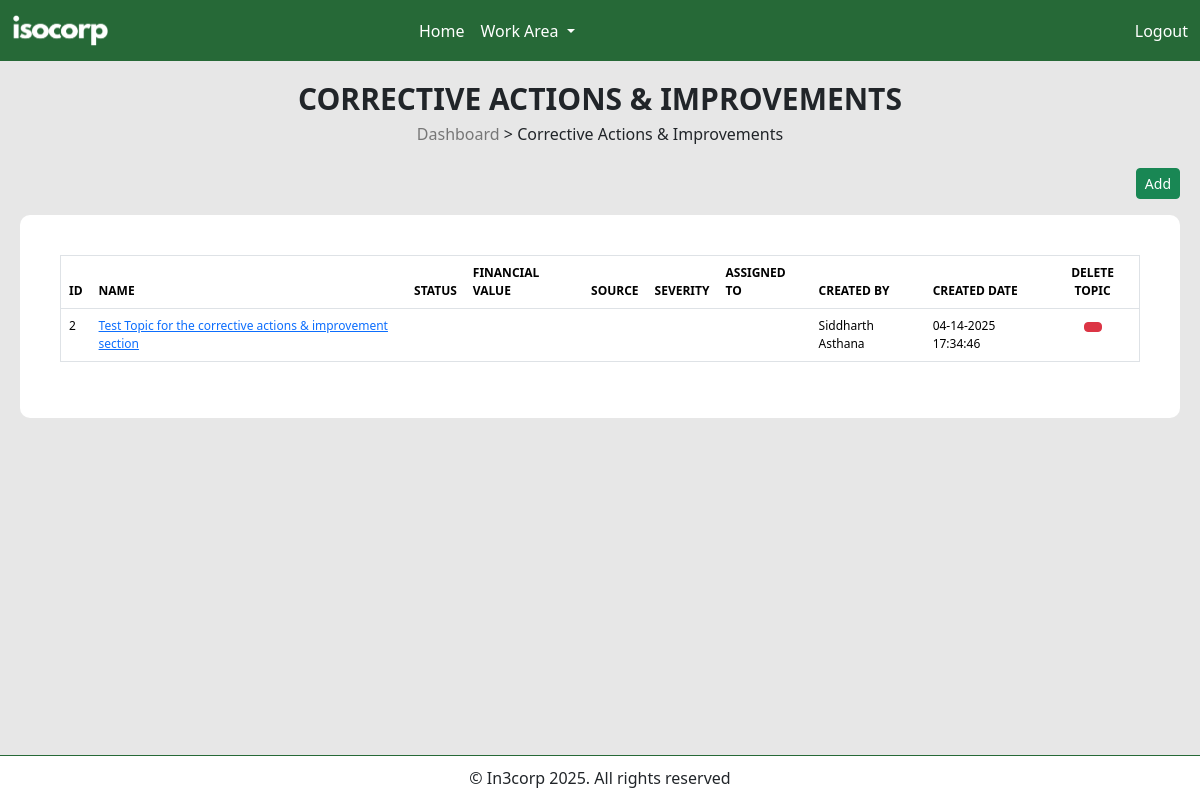
Screenshot of /corrective-actions.php with the database file from the repository.
### tables this page shows
CREATE TABLE `tblca` (
  `ca_id` int(11) NOT NULL,
  `ca_topic` varchar(255) DEFAULT NULL,
  `ca_description` blob,
  `ca_description_status` varchar(11) DEFAULT NULL,
  `ca_status` varchar(100) DEFAULT NULL,
  `ca_form_status` varchar(10) DEFAULT NULL,
  `ca_assigned_to` varchar(100) DEFAULT NULL,
  `ca_created_by` varchar(100) DEFAULT NULL,
  `ca_updated_by` varchar(100) DEFAULT NULL,
  `ca_updated_date` varchar(100) DEFAULT NULL,
  `ca_financial_value` varchar(100) DEFAULT NULL,
  `ca_source` varchar(100) DEFAULT NULL,
  `ca_severity` varchar(100) DEFAULT NULL,
  `ca_created_date` varchar(50) DEFAULT NULL
);

### corrective-actions.php (the view, shortened to what this page needs)
<?php
include 'includes/header.php';
include 'includes/navbar.php';
include 'includes/connection.php';
?>
<div class="dashboard-container">
    <div class="screen-name-container">
        <h1>CORRECTIVE ACTIONS & IMPROVEMENTS</h1>
        <h2><a href="dashboard.php">Dashboard</a> > Corrective Actions & Improvements</h2>
    </div>
    <div class="d-flex justify-content-end align-items-center mt-3 mb-3">
        <button type="button" class="btn btn-sm btn-success" data-bs-toggle="modal" data-bs-target="#caModal">
            <ion-icon name="add-outline"></ion-icon> Add
        </button>
    </div>
    <?php
    $get_query = "SELECT * FROM tblca";
    $get_res = mysqli_query($connection, $get_query);
    $get_count = mysqli_num_rows($get_res);
    if ($get_count > 0) {
    ?>
        <div class="table-container">
            <div class="table-responsive table-bordered table-striped">
                <table class="table">
                    <thead>
                        <tr>
                            <th style="font-size: 12px !important; font-weight: 600 !important;" scope="col">ID</th>
                            <th style="font-size: 12px !important; font-weight: 600 !important;" scope="col">NAME</th>
                            <th style="font-size: 12px !important; font-weight: 600 !important;" scope="col">STATUS</th>
                            <th style="font-size: 12px !important; font-weight: 600 !important;" scope="col">FINANCIAL VALUE</th>
                            <th style="font-size: 12px !important; font-weight: 600 !important;" scope="col">SOURCE</th>
                            <th style="font-size: 12px !important; font-weight: 600 !important;" scope="col">SEVERITY</th>
                            <th style="font-size: 12px !important; font-weight: 600 !important;" scope="col">ASSIGNED TO</th>
                            <th style="font-size: 12px !important; font-weight: 600 !important;" scope="col">CREATED BY</th>
                            <th style="font-size: 12px !important; font-weight: 600 !important;" scope="col">CREATED DATE</th>
                            <th style="font-size: 12px !important; font-weight: 600 !important; text-align: center;" scope="col">DELETE TOPIC</th>
                        </tr>
                    </thead>
                    <tbody>
                        <?php
                        while ($row = mysqli_fetch_assoc($get_res)) {
                            $ca_id = $row['ca_id'];
                            $ca_topic = $row['ca_topic'];
                            $ca_status = $row['ca_status'];
                            $ca_financial_value = $row['ca_financial_value'];
                            $ca_source = $row['ca_source'];
                            $ca_severity = $row['ca_severity'];
                            $ca_assigned_to = $row['ca_assigned_to'];
                            $ca_created_by = $row['ca_created_by'];
                            $ca_created_date = $row['ca_created_date'];
                        ?>
                            <tr>
                                <td style="font-size: 12px;"><?php echo $ca_id ?></td>
                                <td style="font-size: 12px;">
                                    <a href="corrective-actions-details.php?id=<?php echo $ca_id ?>"><?php echo $ca_topic ?></a>
                                </td>
                                <td style="font-size: 12px;"><?php echo $ca_status ?></td>
                                <td style="font-size: 12px;"><?php echo $ca_financial_value ?></td>
                                <td style="font-size: 12px;"><?php echo $ca_source ?></td>
                                <td style="font-size: 12px;"><?php echo $ca_severity ?></td>
                                <td style="font-size: 12px;"><?php echo $ca_assigned_to ?></td>
                                <td style="font-size: 12px;"><?php echo $ca_created_by ?></td>
                                <td style="font-size: 12px;"><?php echo $ca_created_date ?></td>
                                <td style="font-size: 12px;" class="text-center">
                                    <form action="" method="POST">
                                        <button type="submit" name="delete" class="btn btn-sm btn-danger">
                                        </button>
                                    </form>
                                </td>
                            </tr>
                        <?php } ?>
                    </tbody>
                </table>
            </div>
        </div>
    <?php } else { ?>
        <div class="alert alert-danger mt-3 mb-3 w-100" role="alert">
            No topic found.
        </div>
    <?php } ?>
</div>
<?php include 'includes/footer.php'; ?>

### assets/styles.css (style rules this page uses)
body { background-color: #e7e7e7; }
.dashboard-container { padding: 20px; }
.screen-name-container { width: 100%; display: flex; justify-content: center; align-items: center; flex-direction: column; }
.screen-name-container h1 { font-size: 30px; font-weight: 700; }
.screen-name-container h2 { font-size: 16px; }
.screen-name-container a { font-size: 16px; text-decoration: none; color: #777; }
.clause-content td, th { font-size: 16px !important; font-weight: 500 !important; margin: 0; margin-bottom: 10px; }
.table-container { background-color: #fff; padding: 40px; border-radius: 10px; }

### rows the page displays
tblca: ca_id "2", ca_topic "Test Topic for the corrective actions & improvement section", ca_created_by "Siddharth Asthana", ca_created_date "04-14-2025 17:34:46"
